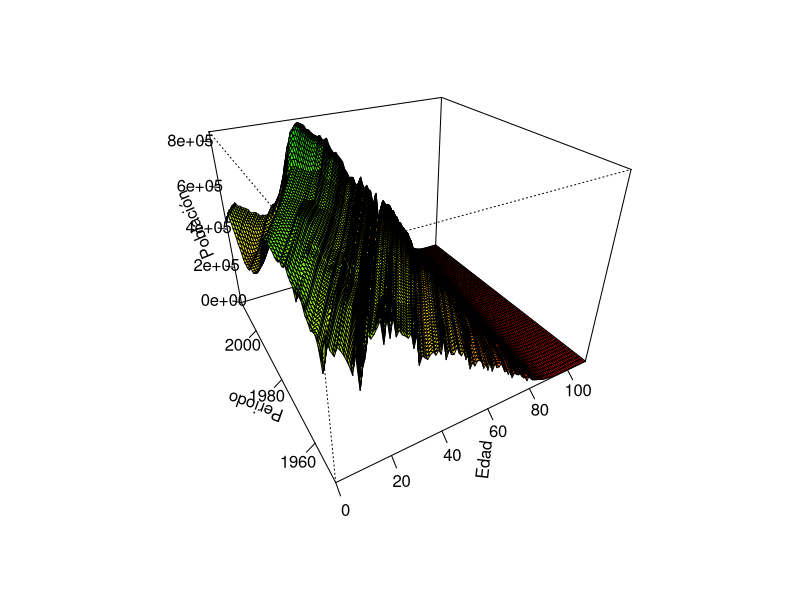

The R script that drew this image: (Note: this script raises an error after producing the figure.)
# Universidad de Alcalá
# Master en Ciencias Actuariales y Financieras
# Diego Paul Huaraca Shagñay
# TFM: Riesgo de Longevidad en la Población Española

# Datos - Human Mortality Database
options(tz="Europe/Madrid")
libs <- c('readxl', 'sme', 'tidyverse', 'forecast', 'foreign', 'MASS', 'demography', 'lifecontingencies',
          'tseries','pspline','psych','xtable', 'dplyr', 'StMoMo')
lapply(libs, require, character.only = T)
rm(list=c("libs"))

# Poblacion al 1 de Enero (Expuesto inicial al riesgo)
Pxt <- read_excel("./Datos/Data_Spain.xlsx", sheet=1)
Pxt_m <- Pxt %>% dplyr::select(1:3) %>% spread(key="Year", value="Female")
Pxt_h <- Pxt %>% dplyr::select(1,2,4) %>% spread(key="Year", value="Male")
Pxt_t <- Pxt %>% dplyr::select(1,2,5) %>% spread(key="Year", value="Total")
rm(list=c("Pxt"))

# Gráfico tridimensional - data original
z <- as.matrix(Pxt_t[,2:66])
edad <- seq(0, 110, by=1)
tiempo <- seq(1950, 2014, by=1)
color <- colorRampPalette(c("red", "yellow", "green"))(50)
zfacet <- z[-1, -1] + z[-1, -length(tiempo)] + z[-length(edad), -1] + z[-length(edad), -length(tiempo)]
facetcol <- cut(zfacet, 50)
persp(edad, tiempo, z, theta=-30, phi=30, expand=0.75, xlab='Edad', col=color[facetcol],
      ylab='Periodo', zlab='Población', ticktype="detailed", zlim=c(0,max(z)))
rm(list=c("z", "edad", "tiempo", "color", "zfacet", "facetcol"))

# Número de defunciones correspondiente al año t
Dxt <- read_excel("./Datos/Data_Spain.xlsx", sheet=2)
Dxt_m <- Dxt %>% dplyr::select(1:3) %>% spread(key="Year", value="Female")
Dxt_h <- Dxt %>% dplyr::select(1,2,4) %>% spread(key="Year", value="Male")
Dxt_t <- Dxt %>% dplyr::select(1,2,5) %>% spread(key="Year", value="Total")
rm(list=c("Dxt"))

# Poblacion Expuesta central al riesgo 
Ext <- read_excel("./Datos/Data_Spain.xlsx", sheet=3)
Ext_m <- Ext %>% dplyr::select(1:3) %>% spread(key="Year", value="Female")
Ext_h <- Ext %>% dplyr::select(1,2,4) %>% spread(key="Year", value="Male")
Ext_t <- Ext %>% dplyr::select(1,2,5) %>% spread(key="Year", value="Total")
rm(list=c("Ext"))

# Función suavizado superficies - P-Splines
suavizar <- function(data){
      n_dim <- dim(data)
      data <- as.matrix(data)
      data_s <- mat.or.vec(n_dim[1],(n_dim[2]-1))
      for(j in 2:n_dim[2]){
            sp.spline <- smooth.Pspline(x = data[,1], y = data[,j], method = 4, norder = 3)
            ajuste <- predict(sp.spline, x = data[,1])
            data_s[,j-1] <- abs(round(ajuste[1:n_dim[1]],0))
      }
      colnames(data_s) <- colnames(data)[-1]
      return(data_s)
}

# Acotar data
acotar <- function(data, age){
      ndim <- dim(data)
      ndata <- matrix(0, ncol=ndim[2], nrow=(age+1))
      ndata[1:age,] <- as.matrix(data)[1:age,]
      ndata[(age+1),] <- matrix(apply(as.matrix(data)[(age+1):ndim[1],], 2, sum),nrow=1)
      #ndata[(age+1),1] <- age
      colnames(ndata) <- colnames(data)
      return(ndata)
}

# Gráfico tridimensional - data suavizada & acotada
z <- as.matrix(acotar(suavizar(Pxt_t), 105))
edad <- seq(0, 105, by=1)
tiempo <- seq(1950, 2014, by=1)
color <- colorRampPalette(c("red", "yellow", "green"))(50)
zfacet <- z[-1, -1] + z[-1, -length(tiempo)] + z[-length(edad), -1] + z[-length(edad), -length(tiempo)]
facetcol <- cut(zfacet, 50)
persp(edad, tiempo, z, theta=-30, phi=30, expand=0.75, xlab='Edad', col=color[facetcol],
      ylab='Periodo', zlab='Población', ticktype="detailed", zlim=c(0,max(z)))
rm(list=c("z", "edad", "tiempo", "color", "zfacet", "facetcol"))


Ext_m <- acotar(suavizar(Ext_m), 105)
Ext_h <- acotar(suavizar(Ext_h), 105)
Ext_t <- acotar(suavizar(Ext_t), 105)

Pxt_m <- acotar(suavizar(Pxt_m), 105)
Pxt_h <- acotar(suavizar(Pxt_h), 105)
Pxt_t <- acotar(suavizar(Pxt_t), 105)

Dxt_m <- acotar(suavizar(Dxt_m), 105)
Dxt_h <- acotar(suavizar(Dxt_h), 105)
Dxt_t <- acotar(suavizar(Dxt_t), 105)


# Creación de tasas y probabilidades de muerte
mxt_m <- Dxt_m[,-c(57:66)]/Ext_m[,-c(57:66)]
mxt_h <- Dxt_h[,-c(57:66)]/Ext_h[,-c(57:66)]
mxt_t <- Dxt_t[,-c(57:66)]/Ext_t[,-c(57:66)]
qxt_m <- Dxt_m[,-c(57:66)]/Pxt_m[,-c(57:66)]
qxt_h <- Dxt_h[,-c(57:66)]/Pxt_h[,-c(57:66)]
qxt_t <- Dxt_t[,-c(57:66)]/Pxt_t[,-c(57:66)]


# Creación objeto demogdata
data0_m <- StMoMoData(demogdata(data=qxt_m, pop=Pxt_m[,-c(57:66)], ages=c(0:105), years=c(1950:2005), 
                     type="mortality", label="Spain", name="female"), type="initial")
data0_h <- StMoMoData(demogdata(data=qxt_h, pop=Pxt_h[,-c(57:66)], ages=c(0:105), years=c(1950:2005), 
                     type="mortality", label="Spain", name="male"), type="initial")
data0_t <- StMoMoData(demogdata(data=qxt_t, pop=Pxt_t[,-c(57:66)], ages=c(0:105), years=c(1950:2005), 
                     type="mortality", label="Spain", name="total"), type="initial")

dataC_m <- StMoMoData(demogdata(data=mxt_m, pop=Ext_m[,-c(57:66)], ages=c(0:105), years=c(1950:2005), 
                     type="mortality", label="Spain", name="female"), type="central")
dataC_h <- StMoMoData(demogdata(data=mxt_h, pop=Ext_h[,-c(57:66)], ages=c(0:105), years=c(1950:2005), 
                     type="mortality", label="Spain", name="male"), type="central")
dataC_t <- StMoMoData(demogdata(data=mxt_t, pop=Ext_t[,-c(57:66)], ages=c(0:105), years=c(1950:2005), 
                     type="mortality", label="Spain", name="total"), type="central")

rm(list=c("mxt_m", "mxt_h", "mxt_t", "qxt_m", "qxt_h", "qxt_t", "Pxt_m", "Pxt_h", "Pxt_t",
          "Ext_m", "Ext_h", "Ext_t", "Dxt_m", "Dxt_h", "Dxt_t", "suavizar"))

#############################################
####   Ajuste modelo Lee Carter Poisson   ###
#############################################

LC <- lc(link="log", const = "sum")
LCfit_m <- fit(LC, data = dataC_m, ages.fit = 0:105, years=1950:2005)
LCfit_h <- fit(LC, data = dataC_h, ages.fit = 0:105, years=1950:2005)
LCfit_t <- fit(LC, data = dataC_t, ages.fit = 0:105, years=1950:2005)

# Gráfico parametro ax
plot(LCfit_m$ax, type='o', col=2, pch=20, ylim=c(-10,0), xlab='', ylab='')
par(new=TRUE)
plot(LCfit_h$ax, type='o', col=3, pch=20, ylim=c(-10,0), xlab='', ylab='')
par(new=TRUE)
plot(LCfit_t$ax, type='o', col=4, pch=18, ylim=c(-10,0), xlab='Edad', ylab='ax')
legend(65, -6, legend=c("Mujeres", "Hombres", "Total"), col=c("red", "green", "blue"), cex=0.5,
       box.lty=0, text.font=10, lwd=2)

# Gráfico parametro bx
plot(LCfit_m$bx, type='o', col=2, pch=20, ylim=c(-0.025,0.045), xlab='', ylab='')
par(new=TRUE)
plot(LCfit_h$bx, type='o', col=3, pch=20, ylim=c(-0.025,0.045), xlab='', ylab='')
par(new=TRUE)
plot(LCfit_t$bx, type='o', col=4, pch=18, ylim=c(-0.025,0.045), xlab='Edad', ylab='bx')
abline(h=0,lty=3)
legend(45, -0.002, legend=c("Mujeres", "Hombres", "Total"), col=c("red", "green", "blue"), cex=0.5,
       box.lty=0, text.font=10, lwd=2)

# Gráfico parametro kt
plot(seq(1950,2005),as.numeric(LCfit_m$kt), type='o', col=2, pch=20, ylim=c(-75,80), xlab='', ylab='')
par(new=TRUE)
plot(seq(1950,2005),as.numeric(LCfit_h$kt), type='o', col=3, pch=20, ylim=c(-75,80), xlab='', ylab='')
par(new=TRUE)
plot(seq(1950,2005),as.numeric(LCfit_t$kt), type='o', col=4, pch=18, ylim=c(-75,80), xlab='Periodo', ylab='kt')
abline(h=0,lty=3)
legend(1980, 70, legend=c("Hombres", "Mujeres", "Total"), col=c("red", "green", "blue"), cex=0.5,
       box.lty=0, text.font=10, lwd=2)

# Proyección parámetro kt
est_m <- forecast(LCfit_m, h=40, level=c(90,95))
est_h <- forecast(LCfit_h, h=40, level=c(90,95))
est_t <- forecast(LCfit_t, h=40, level=c(90,95))
plot(est_m, only.kt=TRUE, col='lightgreen')
plot(est_h, only.kt=TRUE, col='lightpink')
plot(est_t, only.kt=TRUE, col='lightblue')


#######################################
######      Ajuste modelo CBD     #####
#######################################

CBD <- cbd()
CBDfit_m <- fit(CBD, data = data0_m, ages.fit = 60:105, years=1950:2005)
CBDfit_h <- fit(CBD, data = data0_h, ages.fit = 60:105, years=1950:2005)
CBDfit_t <- fit(CBD, data = data0_t, ages.fit = 60:105, years=1950:2005)

# Gráfico parametro kt(1)
plot(CBDfit_m$kt[1,], type='o', col=2, pch=20, ylim=c(-3,-1.5), xlab='', ylab='')
par(new=TRUE)
plot(CBDfit_h$kt[1,], type='o', col=3, pch=20, ylim=c(-3,-1.5), xlab='', ylab='')
par(new=TRUE)
plot(CBDfit_t$kt[1,], type='o', col=4, pch=18, ylim=c(-3,-1.5), xlab='Edad', ylab='kt(1)')
legend(43, -1.5, legend=c("Mujeres", "Hombres", "Total"), col=c("red", "green", "blue"), cex=0.5,
       box.lty=0, text.font=10, lwd=2)

# Gráfico parametro kt(2)
plot(CBDfit_m$kt[2,], type='o', col=2, pch=20, ylim=c(0.07,0.15), xlab='', ylab='')
par(new=TRUE)
plot(CBDfit_h$kt[2,], type='o', col=3, pch=20, ylim=c(0.07,0.15), xlab='', ylab='')
par(new=TRUE)
plot(CBDfit_t$kt[2,], type='o', col=4, pch=18, ylim=c(0.07,0.15), xlab='Edad', ylab='kt(2)')
legend(35, 0.10, legend=c("Mujeres", "Hombres", "Total"), col=c("red", "green", "blue"), cex=0.5,
       box.lty=0, text.font=10, lwd=2)

# Proyección parámetro kt
pro_m <- forecast(CBDfit_m, h=40, level=c(90,95))
pro_h <- forecast(CBDfit_h, h=40, level=c(90,95))
pro_t <- forecast(CBDfit_t, h=40, level=c(90,95))
plot(pro_m, only.kt=TRUE, col='lightgreen')
plot(pro_h, only.kt=TRUE, col='lightpink')
plot(pro_t, only.kt=TRUE, col='lightblue')


########################################
#####     Ajuste modelo li-lee     #####
########################################

